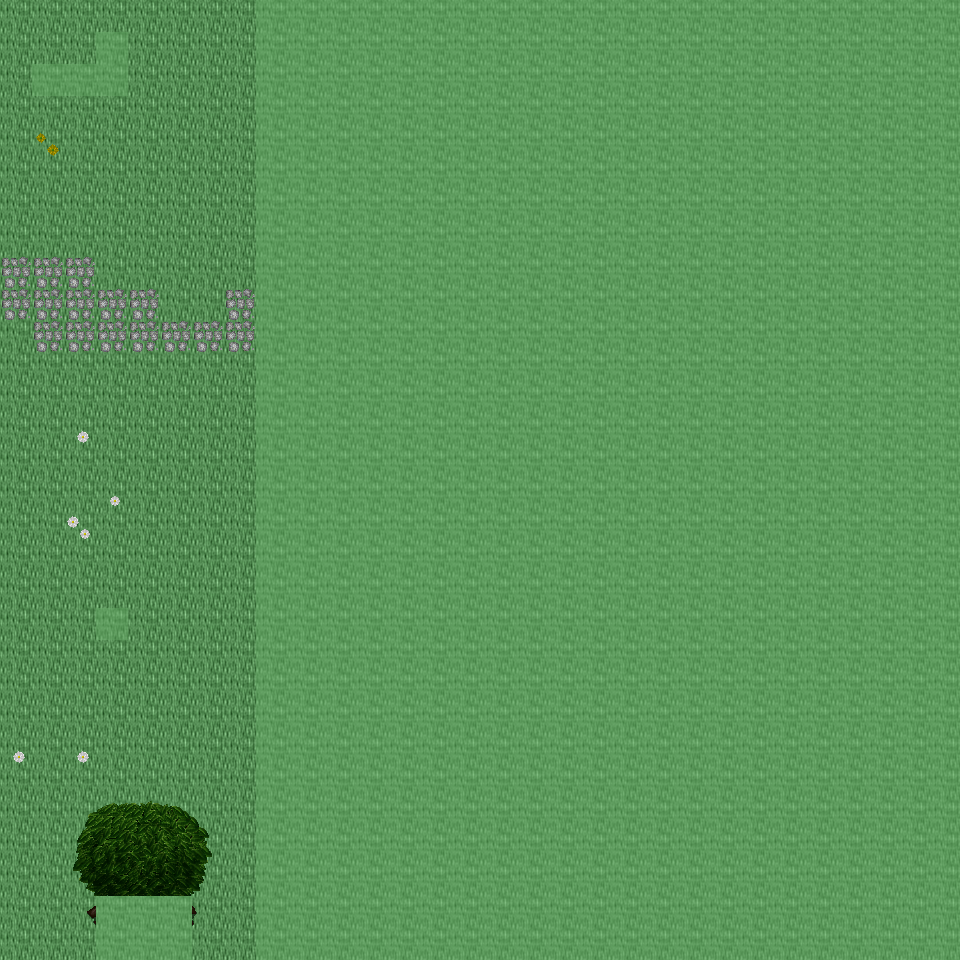

Tiled map render using the project's own tile images. Description and the map definition, with tile-layer contents summarised, below:
An orthogonal 30x30 tile map with 32x32 px tiles, 6 tile layers (Ground, Object, Object2, Above, ...), 26 tilesets and 4 objects (4x mapchange).

<map version="1.0" orientation="orthogonal" renderorder="right-down" width="30" height="30" tilewidth="32" tileheight="32" nextobjectid="5">
  <tileset firstgid="1" name="tileset_ground_ground" tilewidth="32" tileheight="32" tilecount="33" columns="3">
    <image source="../drawable/tileset_ground_ground.png" width="96" height="352" />
  </tileset>
  <tileset firstgid="34" name="tileset_ground_ice_ice" tilewidth="32" tileheight="32" tilecount="3" columns="3">
    <image source="../drawable/tileset_ground_ice_ice.png" width="96" height="32" />
  </tileset>
  <tileset firstgid="37" name="tileset_plant_flower_daisy_white" tilewidth="32" tileheight="32" tilecount="8" columns="2">
    <image source="../drawable/tileset_plant_flower_daisy_white.png" width="64" height="128" />
  </tileset>
  <tileset firstgid="45" name="tileset_ground_rock_pebbles" tilewidth="32" tileheight="32" tilecount="3" columns="1">
    <image source="../drawable/tileset_ground_rock_pebbles.png" width="32" height="96" />
  </tileset>
  <tileset firstgid="48" name="tileset_plant_grasses" tilewidth="32" tileheight="32" tilecount="6" columns="3">
    <image source="../drawable/tileset_plant_grasses.png" width="96" height="64" />
  </tileset>
  <tileset firstgid="54" name="tileset_plant_leaves" tilewidth="32" tileheight="32" tilecount="8" columns="4">
    <image source="../drawable/tileset_plant_leaves.png" width="128" height="64" />
  </tileset>
  <tileset firstgid="62" name="tileset_ground_grass_edges" tilewidth="32" tileheight="32" tilecount="36" columns="12">
    <image source="../drawable/tileset_ground_grass_edges.png" width="384" height="96" />
  </tileset>
  <tileset firstgid="98" name="tileset_plant_flower_daisy_yellow" tilewidth="32" tileheight="32" tilecount="8" columns="2">
    <image source="../drawable/tileset_plant_flower_daisy_yellow.png" width="64" height="128" />
  </tileset>
  <tileset firstgid="106" name="tileset_plant_bush_bushes" tilewidth="32" tileheight="32" tilecount="10" columns="5">
    <image source="../drawable/tileset_plant_bush_bushes.png" width="160" height="64" />
  </tileset>
  <tileset firstgid="116" name="tileset_plant_stump_stump_brown" tilewidth="32" tileheight="32" tilecount="4" columns="2">
    <image source="../drawable/tileset_plant_stump_stump_brown.png" width="64" height="64" />
  </tileset>
  <tileset firstgid="120" name="tileset_plant_stump_stump_green" tilewidth="32" tileheight="32" tilecount="4" columns="2">
    <image source="../drawable/tileset_plant_stump_stump_green.png" width="64" height="64" />
  </tileset>
  <tileset firstgid="124" name="tileset_item_pot_pot_golden" tilewidth="32" tileheight="32" tilecount="4" columns="4">
    <image source="../drawable/tileset_item_pot_pot_golden.png" width="128" height="32" />
  </tileset>
  <tileset firstgid="128" name="tileset_plant_tree_tree_darkgreen" tilewidth="32" tileheight="32" tilecount="88" columns="8">
    <image source="../drawable/tileset_plant_tree_tree_darkgreen.png" width="256" height="352" />
  </tileset>
  <tileset firstgid="216" name="tileset_plant_flower_daisy_blue" tilewidth="32" tileheight="32" tilecount="8" columns="2">
    <image source="../drawable/tileset_plant_flower_daisy_blue.png" width="64" height="128" />
  </tileset>
  <tileset firstgid="224" name="tileset_ground_water_water_bubbles" tilewidth="32" tileheight="32" tilecount="32" columns="8">
    <image source="../drawable/tileset_ground_water_water_bubbles.png" width="256" height="128" />
  </tileset>
  <tileset firstgid="256" name="tileset_ground_water_pool" tilewidth="32" tileheight="32" tilecount="72" columns="3">
    <image source="../drawable/tileset_ground_water_pool.png" width="96" height="768" />
  </tileset>
  <tileset firstgid="328" name="tileset_building_castle" tilewidth="32" tileheight="32" tilecount="320" columns="20">
    <image source="../drawable/tileset_building_castle.png" width="640" height="512" />
  </tileset>
  <tileset firstgid="648" name="tileset_ground_cobbled_paving" tilewidth="32" tileheight="32" tilecount="1" columns="1">
    <image source="../drawable/tileset_ground_cobbled_paving.png" width="32" height="32" />
  </tileset>
  <tileset firstgid="649" name="tileset_ground_grass_corners" tilewidth="32" tileheight="32" tilecount="24" columns="6">
    <image source="../drawable/tileset_ground_grass_corners.png" width="192" height="128" />
  </tileset>
  <tileset firstgid="673" name="tileset_building_fence_fence_chunky" tilewidth="32" tileheight="32" tilecount="21" columns="3">
    <image source="../drawable/tileset_building_fence_fence_chunky.png" width="96" height="224" />
  </tileset>
  <tileset firstgid="694" name="tileset_item_sign_large" tilewidth="32" tileheight="32" tilecount="15" columns="5">
    <image source="../drawable/tileset_item_sign_large.png" width="160" height="96" />
  </tileset>
  <tileset firstgid="709" name="tileset_building_decoration_fancy_gate" tilewidth="32" tileheight="32" tilecount="12" columns="3">
    <image source="../drawable/tileset_building_decoration_fancy_gate.png" width="96" height="128" />
  </tileset>
  <tileset firstgid="721" name="tileset_logic_collision" tilewidth="32" tileheight="32" tilecount="1" columns="1">
    <image source="../drawable/tileset_logic_collision.png" width="32" height="32" />
  </tileset>
  <tileset firstgid="722" name="tileset_ground_green_paving" tilewidth="32" tileheight="32" tilecount="18" columns="3">
    <image source="../drawable/tileset_ground_green_paving.png" width="96" height="192" />
  </tileset>
  <tileset firstgid="740" name="tileset_item_hen_nest" tilewidth="32" tileheight="32" tilecount="1" columns="1">
    <image source="../drawable/tileset_item_hen_nest.png" width="32" height="32" />
  </tileset>
  <tileset firstgid="741" name="tileset_building_barnyard" tilewidth="32" tileheight="32" tilecount="200" columns="8">
    <image source="../drawable/tileset_building_barnyard.png" width="256" height="800" />
  </tileset>
  <layer name="Ground" width="30" height="30">
    <data>[900 cells, 900 non-empty, 2 distinct tile ids]</data>
  </layer>
  <layer name="Object" width="30" height="30">
    <data>[900 cells, 101 non-empty, 32 distinct tile ids]</data>
  </layer>
  <layer name="Object2" width="30" height="30">
    <data>[900 cells, 15 non-empty, 9 distinct tile ids]</data>
  </layer>
  <layer name="Above" width="30" height="30">
    <data>[900 cells, 33 non-empty, 27 distinct tile ids]</data>
  </layer>
  <layer name="Above2" width="30" height="30">
    <data>[900 cells, 0 non-empty, 0 distinct tile ids]</data>
  </layer>
  <layer name="Walkable" width="30" height="30">
    <data>[900 cells, 671 non-empty, 1 distinct tile ids]</data>
  </layer>
  <objectgroup name="MapEvents">
    <object id="1" name="north" type="mapchange" x="0" y="0" width="256" height="32">
      <properties>
        <property name="map" value="0_ados_mountain_n2_w2_x3_y0" />
        <property name="place" value="south" />
      </properties>
    </object>
    <object id="2" name="south" type="mapchange" x="0" y="928" width="96" height="32">
      <properties>
        <property name="map" value="0_ados_mountain_n2_w2_x3_y2" />
        <property name="place" value="north" />
      </properties>
    </object>
    <object id="3" name="south2" type="mapchange" x="192" y="928" width="64" height="32">
      <properties>
        <property name="map" value="0_ados_mountain_n2_w2_x3_y2" />
        <property name="place" value="north2" />
      </properties>
    </object>
    <object id="4" name="west" type="mapchange" x="0" y="0" width="32" height="960">
      <properties>
        <property name="map" value="0_ados_mountain_n2_w2_x2_y1" />
        <property name="place" value="east" />
      </properties>
    </object>
  </objectgroup>
</map>
